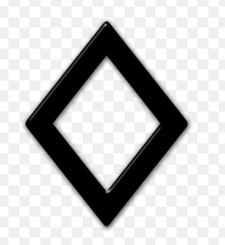
#> input picture Image Processing/a.png, 225 x 245 px
$ python 4.py
#> lines starting #> are read from the running program, lines starting #| are printed output that depends on the picture
import numpy as np
import matplotlib.pyplot as plt
def tint(imag, percent):
    tinted_imag = imag + (np.ones(imag.shape) - imag) * percent
    return tinted_imag
windmills = plt.imread('a.png')
#> windmills is the input picture: shape (245, 225, 4) float32; mean R, G, B, A 0.783, 0.783, 0.783, 1
plt.imshow(windmills)
tinted_windmills = tint(windmills, 0.8)
#> in tint, `tinted_imag = imag + (np.ones(imag.shape) - imag) * percent`:
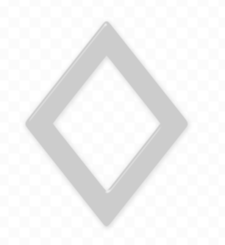
#> tinted_imag: shape (245, 225, 4) float64; mean R, G, B, A 0.957, 0.957, 0.957, 1
#plt.axis("off")
plt.imshow(tinted_windmills)
plt.show()
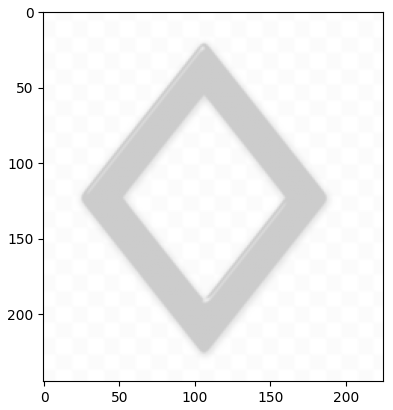
#> figure drawn by matplotlib, 1 panel

$ run again, with Image Processing/sword.png copied over Image Processing/a.png
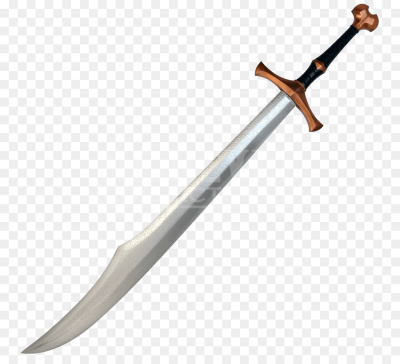
#> input picture Image Processing/sword.png, 400 x 364 px
#> windmills is the input picture: shape (364, 400, 3) float32; mean R, G, B 0.937, 0.934, 0.932
#> in tint, `tinted_imag = imag + (np.ones(imag.shape) - imag) * percent`:
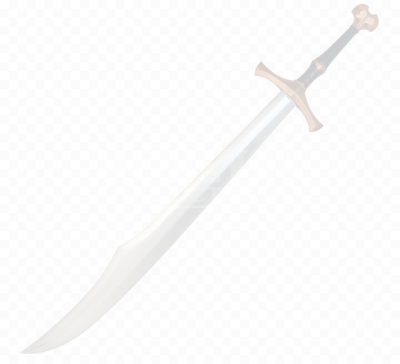
#> tinted_imag: shape (364, 400, 3) float64; mean R, G, B 0.987, 0.987, 0.987
#> `plt.show()`:
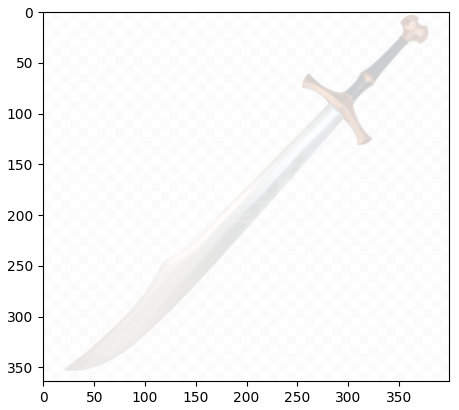
#> figure drawn by matplotlib, 1 panel
